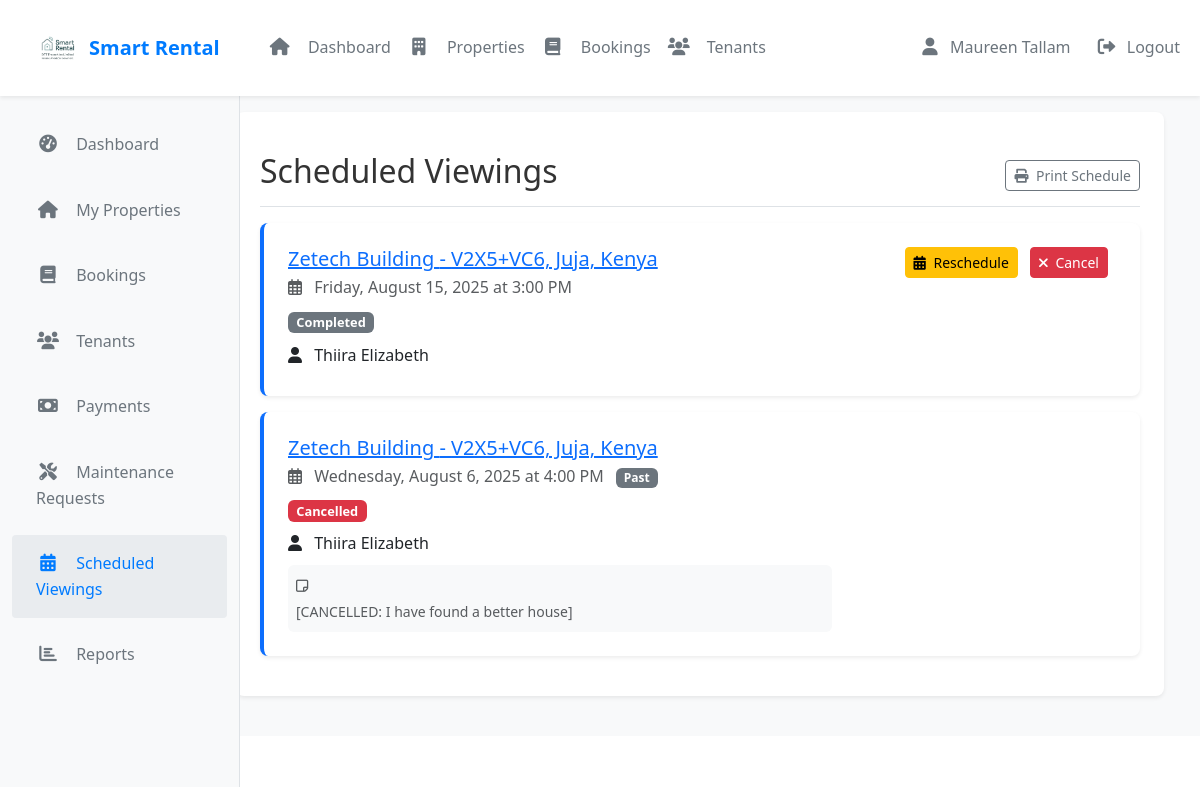
The app's page /smart_landlords/scheduled_viewings.php (signed in), older data.
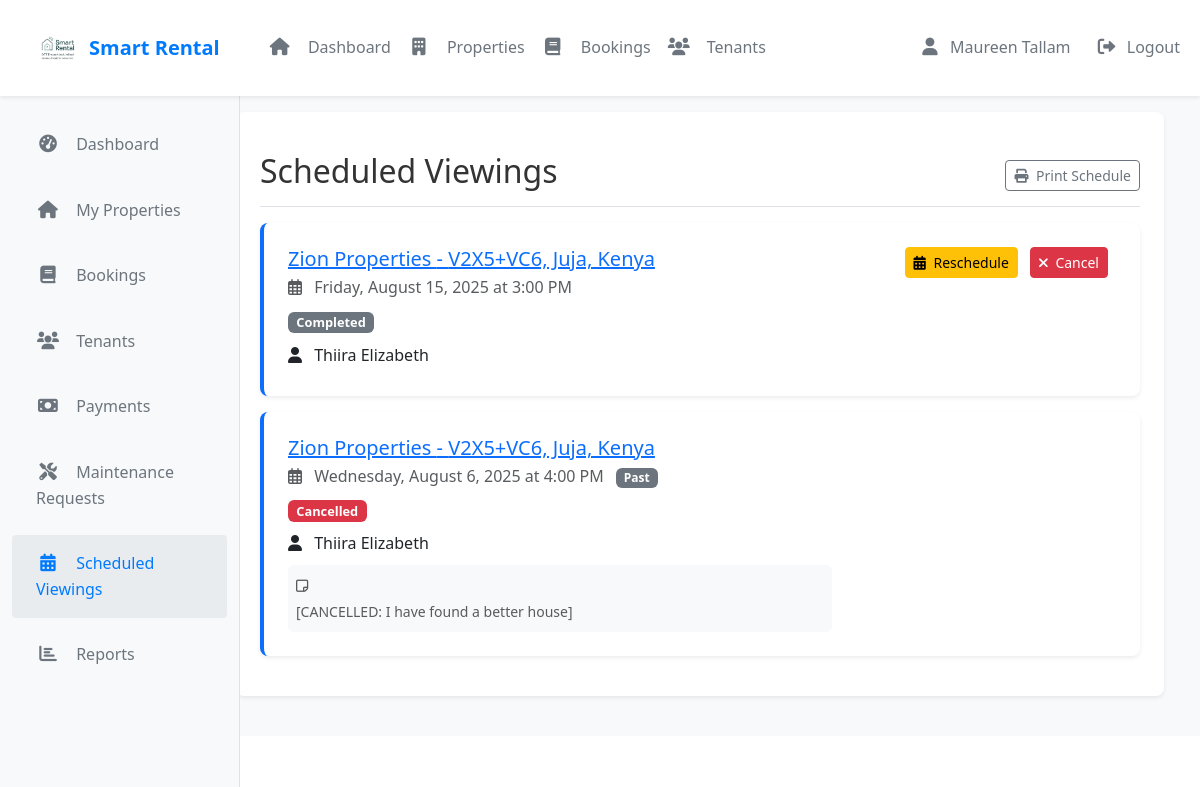
The same page, newer data.
### tables this page shows
CREATE TABLE `property_viewings` (
  `id` int(11) NOT NULL,
  `property_id` int(11) NOT NULL,
  `user_id` int(11) DEFAULT NULL,
  `viewer_name` varchar(100) NOT NULL,
  `contact_number` varchar(20) NOT NULL,
  `viewing_date` date NOT NULL,
  `viewing_time` time NOT NULL,
  `status` enum('pending','confirmed','completed','cancelled') NOT NULL DEFAULT 'pending',
  `notes` text DEFAULT NULL,
  `created_at` timestamp NOT NULL DEFAULT current_timestamp(),
  `updated_at` timestamp NOT NULL DEFAULT current_timestamp() ON UPDATE current_timestamp()
);

CREATE TABLE `houses` (
  `id` int(30) NOT NULL,
  `landlord_id` int(30) NOT NULL,
  `house_no` varchar(50) NOT NULL,
  `category_id` int(30) NOT NULL,
  `description` text NOT NULL,
  `location` varchar(255) DEFAULT NULL,
  `city` varchar(100) DEFAULT NULL,
  `state` varchar(100) DEFAULT NULL,
  `country` varchar(100) DEFAULT NULL,
  `latitude` decimal(10,8) DEFAULT NULL,
  `longitude` decimal(11,8) DEFAULT NULL,
  `price` double NOT NULL,
  `security_deposit` decimal(10,2) DEFAULT NULL,
  `min_rental_period` int(11) DEFAULT 1 COMMENT 'In months',
  `max_rental_period` int(11) DEFAULT 12 COMMENT 'In months',
  `advance_rent_months` int(11) DEFAULT 1 COMMENT 'Number of months rent to pay in advance',
  `payment_cycle` enum('monthly','quarterly','annually') NOT NULL DEFAULT 'monthly',
  `late_fee_percentage` decimal(5,2) DEFAULT 5.00,
  `bedrooms` int(11) DEFAULT 0,
  `bathrooms` int(11) DEFAULT 0,
  `area` decimal(10,2) DEFAULT NULL,
  `image` varchar(255) DEFAULT NULL,
  `main_image` varchar(255) DEFAULT NULL,
  `featured` tinyint(1) DEFAULT 0,
  `status` tinyint(1) DEFAULT 1,
  `created_at` timestamp NOT NULL DEFAULT current_timestamp(),
  `updated_at` timestamp NOT NULL DEFAULT current_timestamp() ON UPDATE current_timestamp(),
  `address` text DEFAULT NULL,
  `total_units` int(11) NOT NULL DEFAULT 1,
  `available_units` int(11) NOT NULL DEFAULT 1,
  `utilities` text DEFAULT NULL COMMENT 'JSON array of included utilities',
  `utilities_notes` text DEFAULT NULL COMMENT 'Additional notes about utilities'
);

CREATE TABLE `users` (
  `id` int(30) NOT NULL,
  `name` text NOT NULL,
  `username` varchar(200) NOT NULL,
  `phone_number` varchar(20) DEFAULT NULL COMMENT 'User''s contact phone number',
  `current_balance` decimal(15,2) DEFAULT 0.00,
  `default_payment_method` varchar(50) DEFAULT NULL,
  `password` text NOT NULL,
  `type` enum('admin','landlord','caretaker','customer') NOT NULL DEFAULT 'customer'
);

### smart_landlords/scheduled_viewings.php (the view, shortened to what the changed rows need)
<?php
require_once '../config/db.php';
$sql = "SELECT pv.*, h.house_no, h.location, u.name as user_name,
               u.phone_number as user_phone, h.id as property_id
        FROM property_viewings pv
        JOIN houses h ON pv.property_id = h.id
        LEFT JOIN users u ON pv.user_id = u.id
        WHERE h.landlord_id = ?
        ORDER BY pv.viewing_date DESC, pv.viewing_time DESC";
$stmt = $conn->prepare($sql);
$stmt->bind_param('i', $_SESSION['user_id']);
$stmt->execute();
$viewings = $stmt->get_result();
?>
<!DOCTYPE html>
<html lang="en">
<head>
    <link href="https://cdn.jsdelivr.net/npm/bootstrap@5.3.0/dist/css/bootstrap.min.css" rel="stylesheet">
    <link rel="stylesheet" href="https://cdnjs.cloudflare.com/ajax/libs/font-awesome/6.0.0/css/all.min.css">
    <link rel="stylesheet" href="assets/css/style.css">
</head>
<body>
    <div class="page-wrapper">
        <div class="container-fluid">
            <div class="row">
                <div class="main-content col-md-9 ms-sm-auto col-lg-10 px-md-4">
                    <div class="container-fluid">
                        <div class="page-content" style="margin-top: 80px;">
                    <div class="d-flex justify-content-between flex-wrap flex-md-nowrap align-items-center pt-3 pb-2 mb-3 border-bottom">
                        <h1 class="h2">Scheduled Viewings</h1>
                    </div>
                    <div class="row">
                        <div class="col-md-12">
                            <?php if ($viewings->num_rows > 0): ?>
                                <?php while ($viewing = $viewings->fetch_assoc()):
                                    $viewing_datetime = new DateTime($viewing['viewing_date'] . ' ' . $viewing['viewing_time']);
                                    $now = new DateTime();
                                    $is_past = $viewing_datetime < $now;
                                ?>
                                    <div class="card viewing-card mb-3">
                                        <div class="card-body">
                                            <div class="row">
                                                <div class="col-md-8">
                                                    <h5 class="card-title mb-1">
                                                        <a href="property.php?id=<?php echo $viewing['property_id']; ?>">
                                                            <?php echo htmlspecialchars($viewing['house_no']); ?> -
                                                            <?php echo htmlspecialchars($viewing['location']); ?>
                                                        </a>
                                                    </h5>
                                                    <p class="text-muted mb-2">
                                                        <i class="far fa-calendar-alt me-2"></i>
                                                        <?php echo date('l, F j, Y', strtotime($viewing['viewing_date'])); ?> at
                                                        <?php echo date('g:i A', strtotime($viewing['viewing_time'])); ?>
                                                        <?php if ($is_past): ?>
                                                            <span class="badge bg-secondary ms-2">Past</span>
                                                        <?php endif; ?>
                                                    </p>
                                                    <div class="mb-2">
                                                        <span class="badge status-badge status-<?php echo $viewing['status']; ?>">
                                                            <?php echo ucfirst($viewing['status']); ?>
                                                        </span>
                                                    </div>
                                                    <?php if ($viewing['user_id']): ?>
                                                        <p class="mb-1">
                                                            <i class="fas fa-user me-2"></i>
                                                            <?php echo htmlspecialchars($viewing['user_name']); ?>
                                                        </p>
                                                    <?php endif; ?>
                                                    <?php if (!empty($viewing['notes'])): ?>
                                                        <div class="mt-2 p-2 bg-light rounded">
                                                            <small class="text-muted">
                                                                <i class="far fa-sticky-note me-1"></i>
                                                                <?php echo nl2br(htmlspecialchars($viewing['notes'])); ?>
                                                            </small>
                                                        </div>
                                                    <?php endif; ?>
                                                </div>
                                                <div class="col-md-4 text-end action-buttons">
                                                    <?php if ($viewing['status'] !== 'cancelled' && !$is_past): ?>
                                                        <button type="button" class="btn btn-warning btn-sm"
                                                                data-bs-toggle="modal"
                                                                data-bs-target="#rescheduleModal"
                                                                data-viewing-id="<?php echo $viewing['id']; ?>">
                                                            <i class="fas fa-calendar-alt me-1"></i> Reschedule
                                                        </button>
                                                        <form action="update_viewing_status.php" method="POST" class="d-inline"
                                                              onsubmit="return confirm('Are you sure you want to cancel this viewing?');">
                                                            <button type="submit" class="btn btn-danger btn-sm">
                                                                <i class="fas fa-times me-1"></i> Cancel
                                                            </button>
                                                        </form>
                                                    <?php endif; ?>
                                                </div>
                                            </div>
                                        </div>
                                    </div>
                                <?php endwhile; ?>
                            <?php endif; ?>
                        </div>
                    </div>
                </div>
            </div>
        </div>
    </div>
</body>
</html>

Row changes from the older to the newer data that the page shows:
changed through a linked row, property_viewings "Friday, August 15, 2025": property.house_no "Zetech Building" → "Zion Properties"
changed through a linked row, property_viewings "Wednesday, August 6, 2025": property.house_no "Zetech Building" → "Zion Properties"
